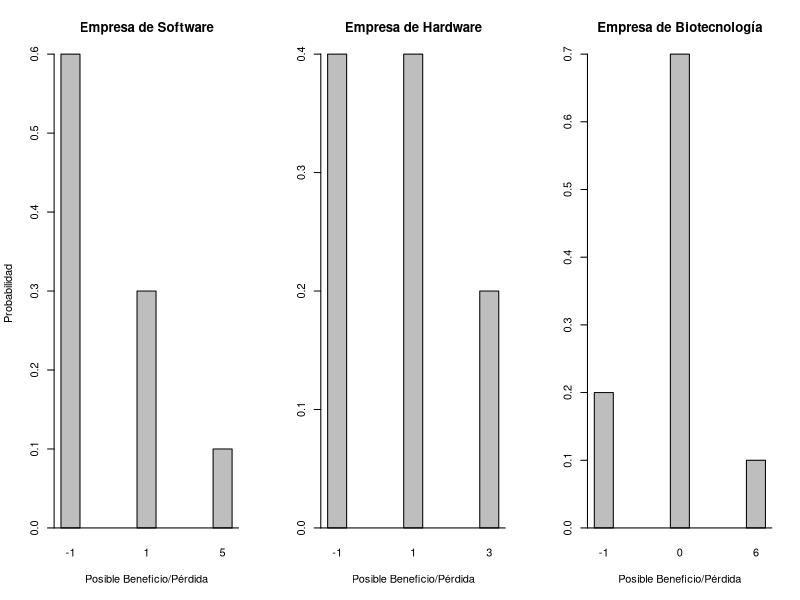
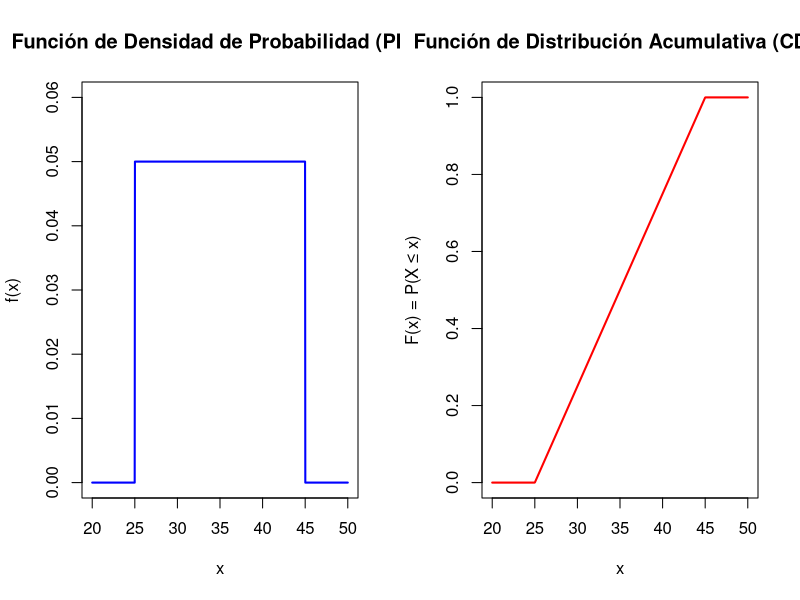
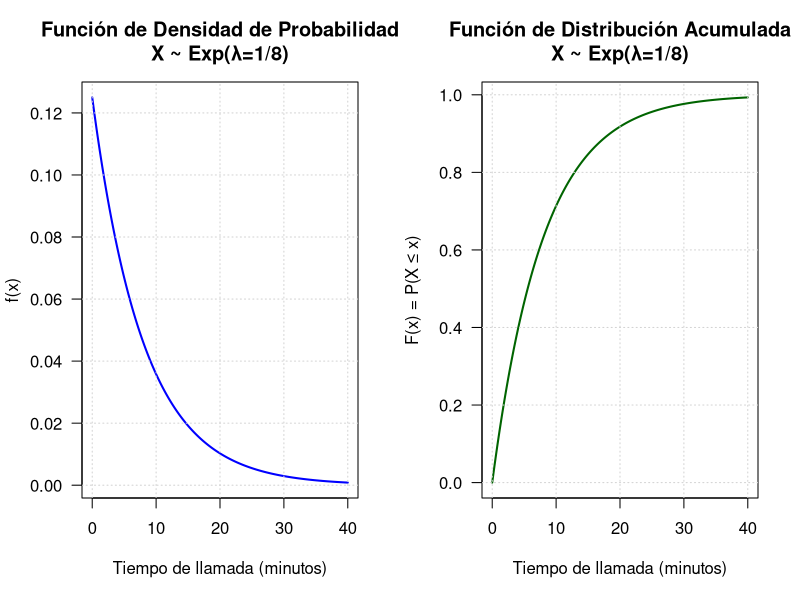

The R script that drew these images, in order: (Note: this script raises an error after producing the figures.)
#Tarea IV
#a
#Empresa  de software
x1 <- c(-1, 1, 5)
y1 <- c(0.6, 0.3, 0.1)
# Esperanza
esperanza <- sum(x1 * y1)
esperanza

# Varianza
varianza <- sum((x1 - esperanza)^2 * y1)
varianza

#Empresa  de hardware
x2 <- c(-1, 1, 3)
y2 <- c(0.4, 0.4, 0.2)
# Esperanza
esperanza <- sum(x2 * y2)
esperanza

# Varianza
varianza <- sum((x2 - esperanza)^2 * y2)
varianza


#Empresa  de biotecnologia 
x3 <- c(-1, 0, 6)
y3 <- c(0.2, 0.7, 0.1)
# Esperanza
esperanza <- sum(x3 * y3)
esperanza

# Varianza
varianza <- sum((x3 - esperanza)^2 * y3)
varianza



par(mfrow = c(1, 3))
barplot(names.arg=x1, y1, space=3, main="Empresa de Software", xlab="Posible Beneficio/Pérdida", ylab= 'Probabilidad'); abline(h=0)
barplot(names.arg=x2, y2, space=3, main="Empresa de Hardware", xlab= "Posible Beneficio/Pérdida"); abline(h=0)
barplot(names.arg=x3, y3, space=3,main= "Empresa de Biotecnología", xlab= "Posible Beneficio/Pérdida"); abline(h=0)
par(mfrow = c(1, 1))


# Parámetros
a <- 25
b <- 45

# Crear secuencia de valores para variable continua
x <- seq(a - 5, b + 5, length.out = 1000)

# Función de densidad de probabilidad (PDF)
# Para distribución uniforme continua
pdf <- ifelse(x >= a & x <= b, 1/(b - a), 0)

# Función de distribución acumulativa (CDF)
cdf <- ifelse(x < a, 0,
              ifelse(x > b, 1, (x - a)/(b - a)))

# Configurar gráficos en una cuadrícula de 1x2
par(mfrow = c(1, 2))

# Gráfica 1: Función de Densidad de Probabilidad (PDF)
plot(x, pdf,
     type = "l",  # línea continua
     lwd = 2,     # grosor de línea
     col = "blue",
     main = "Función de Densidad de Probabilidad (PDF)",
     xlab = "x",
     ylab = "f(x)",
     ylim = c(0, max(pdf) * 1.2))


# Gráfica 2: Función de Distribución Acumulativa (CDF)
plot(x, cdf,
     type = "l",  # línea continua
     lwd = 2,
     col = "red",
     main = "Función de Distribución Acumulativa (CDF)",
     xlab = "x",
     ylab = "F(x) = P(X ≤ x)",
     ylim = c(0, 1))


# Restaurar configuración de gráficos
par(mfrow = c(1, 1))

# Mostrar estadísticas
cat("Parámetros de la Distribución Uniforme Continua:\n")
cat("a =", a, "\n")
cat("b =", b, "\n")
cat("Rango:", b - a, "\n")
cat("Altura de PDF:", 1/(b - a), "\n")
cat("\nMedia teórica:", (a + b)/2, "\n")
cat("Varianza teórica:", (b - a)^2/12, "\n")
cat("Desviación estándar:", sqrt((b - a)^2/12), "\n")


# Parámetros de la distribución exponencial
# Si X ~ Exp(λ) y la media es 8, entonces λ = 1/8
media <- 8
lambda <- 1/media

# Crear un vector de valores x para las gráficas
x <- seq(0, 40, length.out = 500)

# Calcular la función de densidad (PDF)
densidad <- dexp(x, rate = lambda)

# Calcular la función de distribución (CDF)
distribucion <- pexp(x, rate = lambda)

# Configurar para mostrar dos gráficas en una ventana
par(mfrow = c(1, 2))

# Gráfica 1: Función de densidad de probabilidad (PDF)
plot(x, densidad, 
     type = "l", 
     col = "blue", 
     lwd = 2,
     main = "Función de Densidad de Probabilidad\nX ~ Exp(λ=1/8)",
     xlab = "Tiempo de llamada (minutos)",
     ylab = "f(x)",
     las = 1)
grid()


# Gráfica 2: Función de distribución acumulada (CDF)
plot(x, distribucion, 
     type = "l", 
     col = "darkgreen", 
     lwd = 2,
     main = "Función de Distribución Acumulada\nX ~ Exp(λ=1/8)",
     xlab = "Tiempo de llamada (minutos)",
     ylab = "F(x) = P(X ≤ x)",
     las = 1)
grid()


# Restaurar la configuración de gráficas
par(mfrow = c(1, 1))

# Información adicional
cat("\n=== Información de la Distribución ===\n")
cat("Parámetro λ (rate):", lambda, "\n")
cat("Media (E[X]):", media, "minutos\n")
cat("Mediana:", round(mediana, 2), "minutos\n")
cat("Desviación estándar:", media, "minutos\n")
cat("Varianza:", media^2, "minutos²\n")


#Integrar funciones para la esperanza del ultimo ejercicio
funcion1 <- function(x) { (0.10 + 0.60 * x) * (1/8) * exp(-x / 8) }
funcion2 <- function(x) { (0.40 + 0.30 * x) * (1/8) * exp(-x / 8) }

resultado1 <-integrate(funcion1, lower = 0, upper = 1)
resultado2 <- integrate(funcion2, lower = 1, upper = Inf)

print(resultado1)
print(resultado2)


# Define lambda for Exponential(1/8)
lambda <- 1/8

# Define PDF of Exponential(1/8)
f <- function(x) {
  lambda * exp(-lambda * x)
}

# Define C(x)^2 for x in [0, 1]
C1_squared <- function(x) {
  (0.10 + 0.60 * x)^2 * f(x)
}

# Define C(x)^2 for x in (1, ∞)
C2_squared <- function(x) {
  (0.40 + 0.30 * x)^2 * f(x)
}

# Compute the two parts of the expected value
E_C_squared_1 <- integrate(C1_squared, lower = 0, upper = 1)
E_C_squared_2 <- integrate(C2_squared, lower = 1, upper = Inf)

# Add both parts
E_C_squared <- E_C_squared_1$value + E_C_squared_2$value

# Print result
cat("E[C(X)^2] ≈", round(E_C_squared, 6), "\n")

